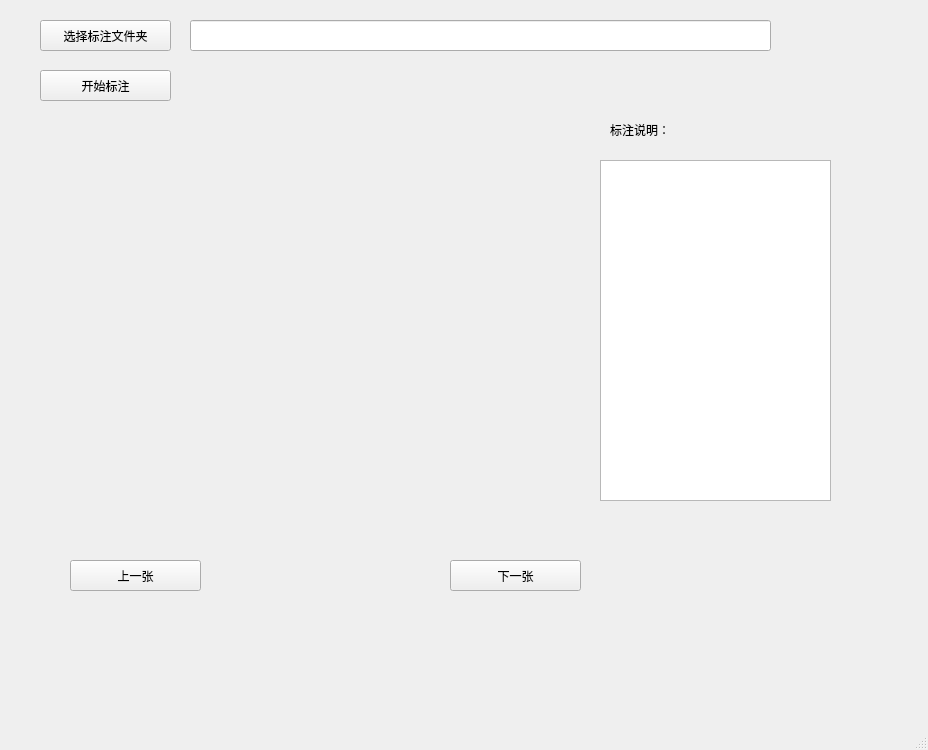
<?xml version="1.0" encoding="UTF-8"?>
<ui version="4.0">
 <class>MainWindow</class>
 <widget class="QMainWindow" name="MainWindow">
  <property name="geometry">
   <rect>
    <x>0</x>
    <y>0</y>
    <width>928</width>
    <height>750</height>
   </rect>
  </property>
  <property name="windowTitle">
   <string>标注工具</string>
  </property>
  <widget class="QWidget" name="centralwidget">
   <widget class="QPushButton" name="pbt_selectDirectory">
    <property name="geometry">
     <rect>
      <x>40</x>
      <y>20</y>
      <width>131</width>
      <height>31</height>
     </rect>
    </property>
    <property name="text">
     <string>选择标注文件夹</string>
    </property>
   </widget>
   <widget class="QLineEdit" name="lineEdit_Directory">
    <property name="geometry">
     <rect>
      <x>190</x>
      <y>20</y>
      <width>581</width>
      <height>31</height>
     </rect>
    </property>
    <property name="focusPolicy">
     <enum>Qt::NoFocus</enum>
    </property>
   </widget>
   <widget class="QLabel" name="lbl_picOriginName">
    <property name="geometry">
     <rect>
      <x>70</x>
      <y>130</y>
      <width>321</width>
      <height>16</height>
     </rect>
    </property>
    <property name="text">
     <string/>
    </property>
   </widget>
   <widget class="QLabel" name="lbl_pic">
    <property name="geometry">
     <rect>
      <x>70</x>
      <y>160</y>
      <width>481</width>
      <height>311</height>
     </rect>
    </property>
    <property name="text">
     <string/>
    </property>
   </widget>
   <widget class="QTextEdit" name="textEdit_introduction">
    <property name="geometry">
     <rect>
      <x>600</x>
      <y>160</y>
      <width>231</width>
      <height>341</height>
     </rect>
    </property>
    <property name="focusPolicy">
     <enum>Qt::NoFocus</enum>
    </property>
   </widget>
   <widget class="QPushButton" name="pbt_back">
    <property name="geometry">
     <rect>
      <x>70</x>
      <y>560</y>
      <width>131</width>
      <height>31</height>
     </rect>
    </property>
    <property name="text">
     <string>上一张</string>
    </property>
   </widget>
   <widget class="QPushButton" name="pbt_next">
    <property name="geometry">
     <rect>
      <x>450</x>
      <y>560</y>
      <width>131</width>
      <height>31</height>
     </rect>
    </property>
    <property name="text">
     <string>下一张</string>
    </property>
   </widget>
   <widget class="QLabel" name="lbl_introduction">
    <property name="geometry">
     <rect>
      <x>610</x>
      <y>120</y>
      <width>71</width>
      <height>20</height>
     </rect>
    </property>
    <property name="text">
     <string>标注说明：</string>
    </property>
   </widget>
   <widget class="QLabel" name="lbl_currentCount">
    <property name="geometry">
     <rect>
      <x>70</x>
      <y>510</y>
      <width>131</width>
      <height>21</height>
     </rect>
    </property>
    <property name="text">
     <string/>
    </property>
   </widget>
   <widget class="QLabel" name="lbl_counts">
    <property name="geometry">
     <rect>
      <x>280</x>
      <y>510</y>
      <width>141</width>
      <height>21</height>
     </rect>
    </property>
    <property name="text">
     <string/>
    </property>
   </widget>
   <widget class="QPushButton" name="pbt_start">
    <property name="geometry">
     <rect>
      <x>40</x>
      <y>70</y>
      <width>131</width>
      <height>31</height>
     </rect>
    </property>
    <property name="text">
     <string>开始标注</string>
    </property>
   </widget>
  </widget>
  <widget class="QMenuBar" name="menubar">
   <property name="geometry">
    <rect>
     <x>0</x>
     <y>0</y>
     <width>928</width>
     <height>23</height>
    </rect>
   </property>
  </widget>
  <widget class="QStatusBar" name="statusbar"/>
 </widget>
 <resources/>
 <connections/>
</ui>
